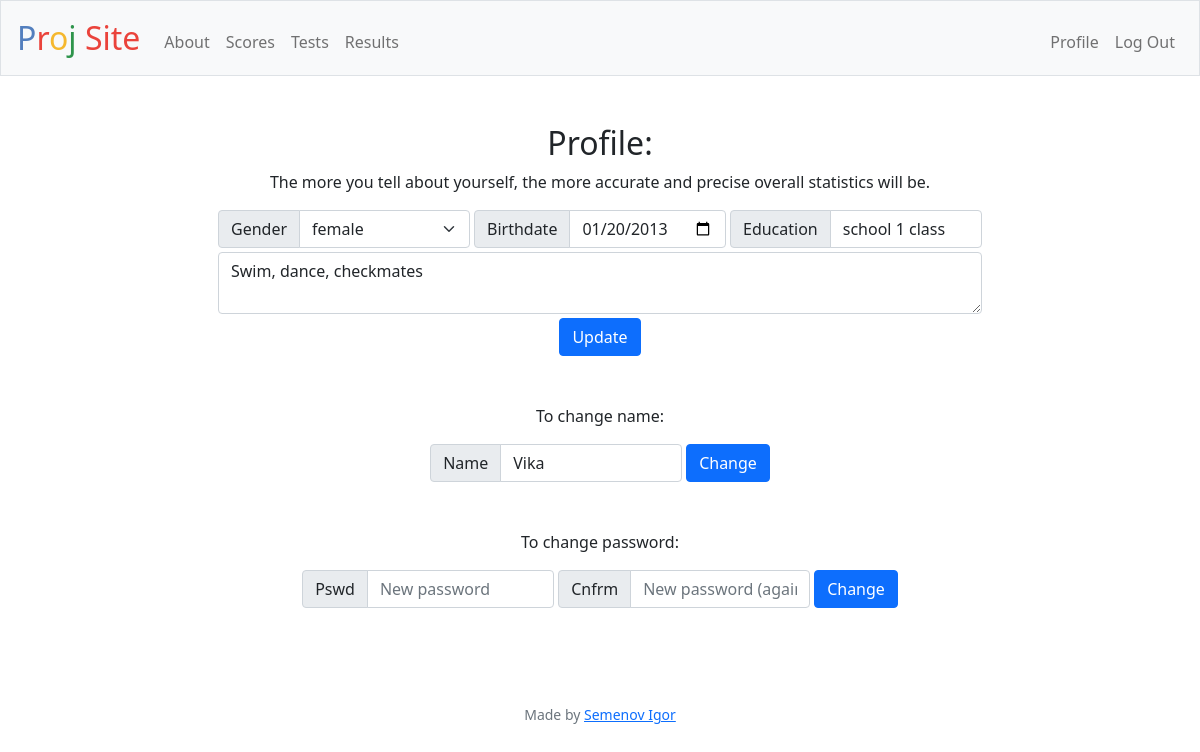
The page /profile (signed in) on the database as committed earlier.
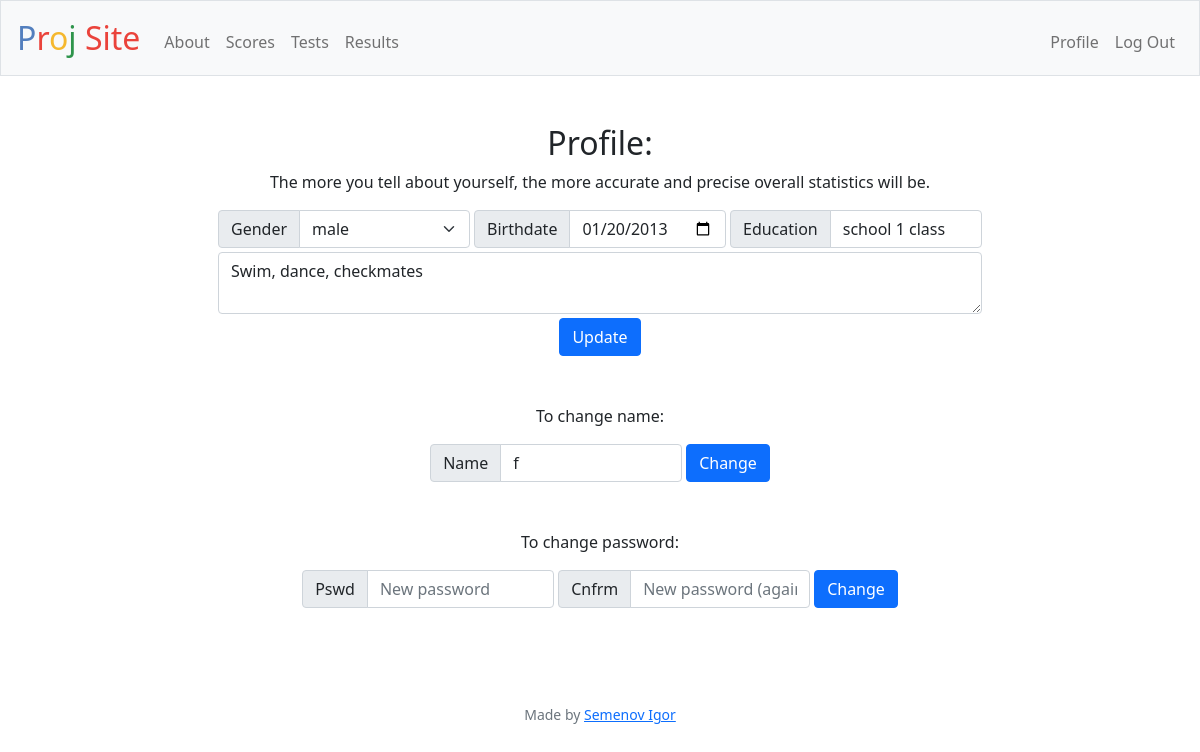
The same page on the database as committed later.
### tables this page shows
CREATE TABLE profiles(users_id INTEGER PRIMARY KEY, name TEXT, gender TEXT, birthdate TEXT, education TEXT, bio TEXT, CONSTRAINT fk_users FOREIGN KEY(users_id) REFERENCES users(id) ON DELETE CASCADE);

### app.py (the view)
@app.route("/profile", methods=["GET"])
@login_required
def profile():
    row = db_execute(SQLITE_DB, "SELECT * FROM profiles WHERE users_id = ?;", (session["user_id"],))
    row["gender_list"] = GENDER_LIST
    return render_template("profile.html", profile=row)

### app.py (called while the page is built)
@app.after_request
def after_request(response):
    response.headers["Cache-Control"] = "no-cache, no-store, must-revalidate"
    response.headers["Expires"] = 0
    response.headers["Pragma"] = "no-cache"
    return response

### helpers.py (called while the page is built)
def login_required(f):
    @wraps(f)
    def decorated_function(*args, **kwargs):
        if session.get("user_id") is None:
            return redirect("/login")
        return f(*args, **kwargs)
    return decorated_function

def db_execute(db, query, args=(), fetchone=True):
    with closing(sqlite3.connect(db)) as conn: # auto-closes
        with conn: # auto-commits
            with closing(conn.cursor()) as cursor: # auto-closes
                cursor.execute(query, args)
                if any(key in query for key in ["INSERT", "REPLACE"]):
                    return cursor.lastrowid
                rv = [dict((cursor.description[idx][0], value) for idx, value in enumerate(row)) for row in cursor.fetchall()]
                return (rv[0] if rv else None) if fetchone else rv

### templates/profile.html (shortened to what this page needs)
{% extends "layout.html" %}
{% block main %}
    <h2>Profile:</h2>
    <div class="container-fluid mb-5">
        <p>The more you tell about yourself, the more accurate and precise overall statistics will be.</p>
        <form action="/update_profile" method="post">
            <div class="row row-cols-lg-1 g-1 mb-1 justify-content-center">
                <div class="col-lg-3">
                    <div class="input-group">
                        <div class="input-group-text">Gender</div>
                        <select class="form-select" name="gender">
                            {% for gender in profile.gender_list %}
                            <option value="{{ gender }}" {% if profile.gender == gender %}selected{% endif %}>{{ gender }}</option>
                            {% endfor %}
                        </select>
                    </div>
                </div>
                <div class="col-lg-3">
                    <div class="input-group">
                        <div class="input-group-text">Birthdate</div>
                        <input class="form-control" name="birthdate" value="{% if profile.birthdate %}{{ profile.birthdate }}{% endif %}" type="date">
                    </div>
                </div>
                <div class="col-lg-3">
                    <div class="input-group">
                        <div class="input-group-text">Education</div>
                        <input class="form-control" name="education" autocomplete="off" placeholder="Education" value="{% if profile.education %}{{ profile.education }}{% endif %}" type="text">
                    </div>
                </div>
            </div>
            <div class="row row-cols-lg-2 g-1 mb-1 justify-content-center">
                <div class="col-lg-1"></div>
                <div class="col-lg-9">
                    <div class="input group">
                        <textarea class="form-control" name="bio" placeholder="What do you like?">{% if profile.bio %}{{ profile.bio }}{% endif %}</textarea>
                    </div>
                </div>
                <div class="col-lg-1"></div>
            </div>
            <div class="row row-cols-lg-3 g-1 justify-content-center">
                <div class="col-12">
                    <button class="btn btn-primary" type="submit">Update</button>
                </div>
            </div>
        </form>
    </div>
    <div class="container-fluid mb-5">
        <p>To change name:</p>
        <form class="row row-cols-lg-auto g-1 justify-content-center" action="/update_name" method="post" id="formUpdateName">
            <div class="col-lg-3">
                <div class="input-group">
                    <div class="input-group-text">Name</div>
                    <input class="form-control" name="name" autocomplete="off" placeholder="What's your name?" value="{% if profile.name %}{{ profile.name }}{% endif %}" type="text">
                </div>
            </div>
            <div class="col-lg-0">
                <button class="btn btn-primary" type="submit">Change</button>
            </div>
        </form>
    </div>
    <div class="container-fluid mb-5">
        <p>To change password:</p>
        <form class="row row-cols-lg-auto g-1 justify-content-center" action="/update_password" method="post">
            <div class="col-lg-3">
                <div class="input-group">
                    <div class="input-group-text">Pswd</div>
                    <input class="form-control" name="password" placeholder="New password" type="password">
                </div>
            </div>
            <div class="col-lg-3">
                <div class="input-group">
                    <div class="input-group-text">Cnfrm</div>
                    <input class="form-control" name="confirmation" placeholder="New password (again)" type="password">
                </div>
            </div>
            <div class="col-lg-0">
                <button class="btn btn-primary" type="submit">Change</button>
            </div>
        </form>
    </div>
{% endblock %}

### templates/layout.html (shortened to what this page needs)
<!DOCTYPE html>
<html lang="en">
    <head>
        <link href="{{ url_for('static', filename='styles.css') }}" rel="stylesheet">
        <link href="https://cdn.jsdelivr.net/npm/bootstrap@5.0.0-beta2/dist/css/bootstrap.min.css" rel="stylesheet">
    </head>
    <body>
        <nav class="navbar navbar-expand-md navbar-light bg-light border">
            <a class="navbar-brand" href="/"><span class="blue">P</span><span class="red">r</span><span class="yellow">o</span><span class="green">j</span>&nbsp;<span class="red">Site</span></a>
            <div class="collapse navbar-collapse" id="navbar">
                    <ul class="navbar-nav mr-auto mt-2">
                        {% for href, caption in [('/about', 'About'), ('/scores', 'Scores'), ('/tests', 'Tests')] %}
                        <li class="nav-item"><a class="nav-link" href="{{ href }}">{{ caption }}</a></li>
                        {% endfor %}
                        {% if session.user_id %}<li class="nav-item"><a class="nav-link" href="/results">Results</a></li>{% endif %}
                    </ul>
                {% if session.user_id %}
                    <ul class="navbar-nav ml-auto mt-2">
                        <li class="nav-item"><a class="nav-link" href="/profile">Profile</a></li>
                        <li class="nav-item"><a class="nav-link" href="/logout">Log Out</a></li>
                    </ul>
                {% else %}
                    <ul class="navbar-nav ml-auto mt-2">
                        <li class="nav-item"><a class="nav-link" href="/register">Register</a></li>
                        <li class="nav-item"><a class="nav-link" href="/login">Log In</a></li>
                    </ul>
                {% endif %}
            </div>
        </nav>
        <main class="container p-5">
            {% block main %}{% endblock %}
        </main>
        <footer class="small text-center text-muted">
            Made by <a href="/">Semenov Igor</a>
        </footer>
    </body>
</html>

### static/styles.css (style rules this page uses)
nav { padding-left: 1rem; padding-right: 1rem; }
nav .navbar-brand { font-size: xx-large; }
nav .navbar-brand .blue { color: #537fbe; }
nav .navbar-brand .red { color: #ea433b; }
nav .navbar-brand .yellow { color: #f5b82e; }
nav .navbar-brand .green { color: #2e944b; }
nav .ml-auto { margin-left: auto; }
main { overflow-x: auto; text-align: center; }

Rows that differ between the two databases and show on the page:
changed profiles "school 1 class": gender "female" → "male"; name "Vika" → "f"
